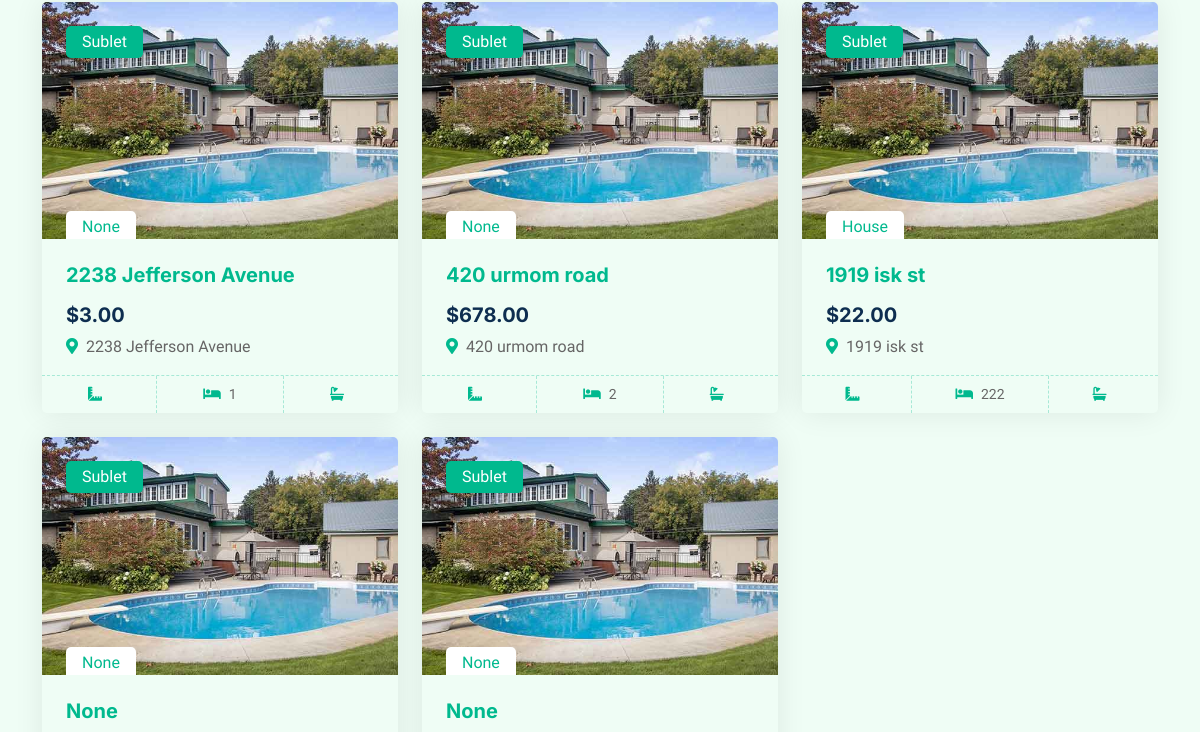
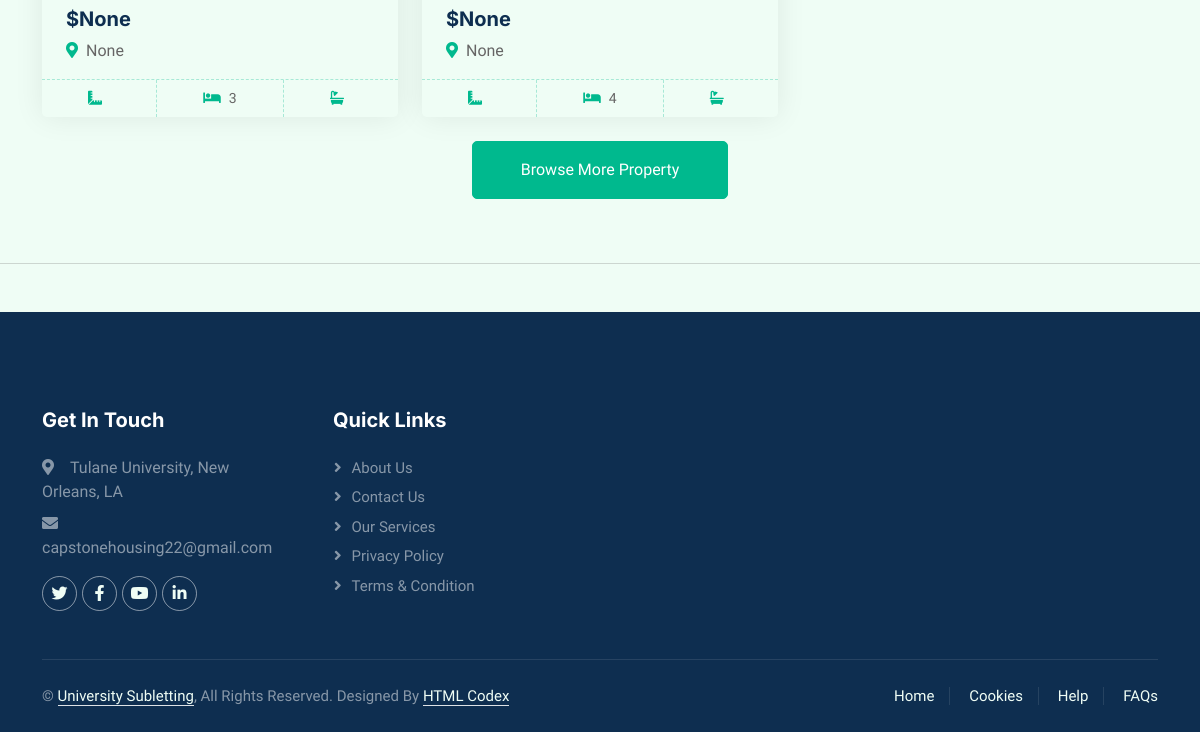
Before: /home/ (lower part) with the older database file (2 pictures, top to bottom).
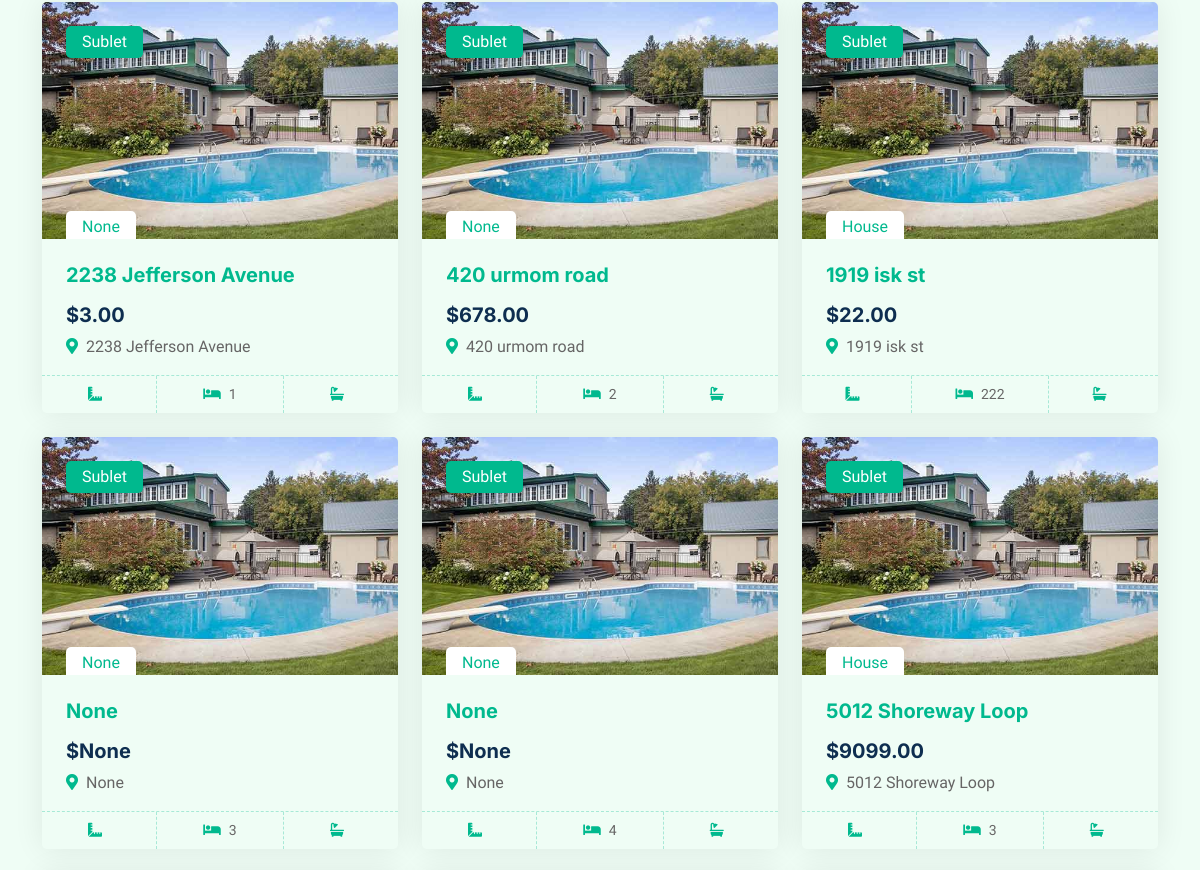
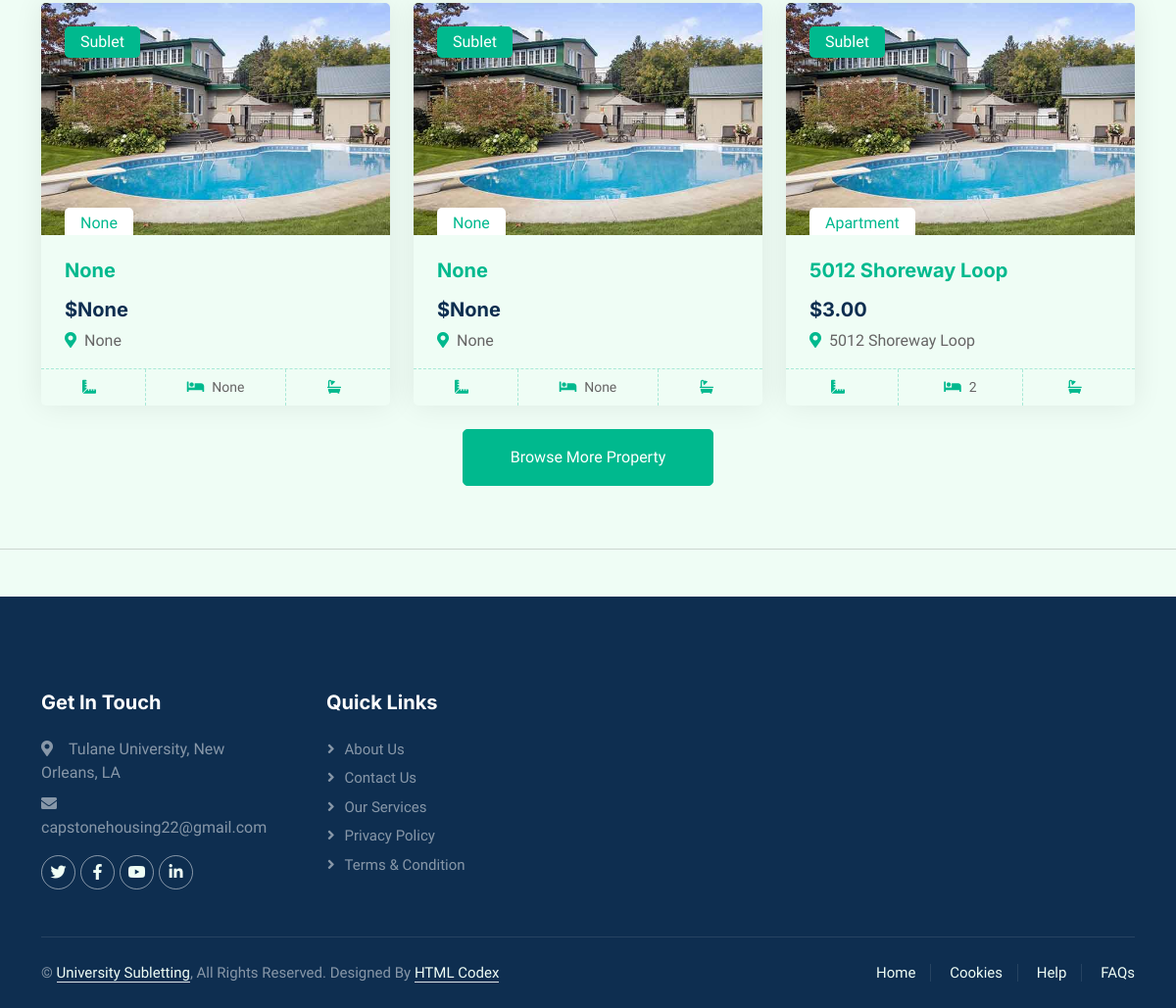
After: the same page with the newer database file (2 pictures, top to bottom).
### hello/models.py (models this page shows)
class allinformation(models.Model):
    user = models.ForeignKey(User, on_delete=models.CASCADE, null=True)
    address = models.CharField(max_length=200, blank=True, null=True)
    city = models.CharField(max_length=200, blank=True, null=True)
    zip = models.IntegerField( blank=True, null=True)
    state = models.CharField(max_length=22, blank=True, null=True)
    hometype = models.CharField(max_length=100, blank=True, null=True)
    monthlyprice = models.DecimalField(max_digits = 100, decimal_places=2, blank=True, null=True)
    securitydeposit = models.DecimalField(max_digits = 100, decimal_places=2, blank=True, null=True)
    numbertenants = models.IntegerField(blank=True, null=True)
    gender = models.CharField(max_length=20, blank=True, null=True)
    beds = models.IntegerField( blank=True, null=True)
    addrentinfo = models.CharField(max_length=300, blank=True, null=True)
    parking = models.CharField(max_length=4, blank=True, null=True)
    pets = models.CharField(max_length=4, blank=True, null=True)
    laundry = models.CharField(max_length=20, blank=True, null=True)
    addamenityinfo = models.CharField(max_length=300, blank=True, null=True)
    image = models.ImageField(upload_to=None, height_field=None, width_field=None, max_length=100,blank=True, null=True )

### hello/views.py (the view)
# urls.py: path("home/", views.home, name="home"),
def home(request):
    shome_list = allinformation.objects.all()
    return render(request, 'hello/home.html', {'shome_list': shome_list})

### hello/templates/hello/home.html (shortened to what this page needs)
{% extends "hello/layout.html" %}
{% load static %}
{% block content %}
    <head>
        <link href="https://cdnjs.cloudflare.com/ajax/libs/font-awesome/5.10.0/css/all.min.css" rel="stylesheet">
        <link href="https://cdn.jsdelivr.net/npm/bootstrap-icons@1.4.1/font/bootstrap-icons.css" rel="stylesheet">
        <link href="{% static 'lib/animate/animate.min.css' %}" rel="stylesheet">
        <link href="{% static 'lib/owlcarousel/assets/owl.carousel.min.css' %}" rel="stylesheet">
        <link href="{% static 'hello/css/bootstrap.min.css' %}" rel="stylesheet">
        <link href="{% static 'hello/css/style.css' %}" rel="stylesheet">
    </head>
    <div class="container-xxl py-5">
        <div class="container">
            <div class="tab-content">
                <div id="tab-1" class="tab-pane fade show p-0 active">
                    <div class="row g-4">
                        {% for listing in shome_list%}
                        <div class="col-lg-4 col-md-6 wow fadeInUp" data-wow-delay="0.1s">
                            <div class="property-item rounded overflow-hidden">
                                <div class="position-relative overflow-hidden">
                                            <a href="{% url 'view_listing' listing.id %}"><img class="img-fluid" src="{% static 'hello/images/property-3.jpg'%}" alt=""></a>
                                    <div class="bg-primary rounded text-white position-absolute start-0 top-0 m-4 py-1 px-3">Sublet</div>
                                    <div class="bg-white rounded-top text-primary position-absolute start-0 bottom-0 mx-4 pt-1 px-3">{{listing.hometype}}</div>
                                </div>
                                <div class="p-4 pb-0">
                                    <h5 class="text-primary mb-3">{{listing.address}}</h5>
                                    <a class="d-block h5 mb-2" href="" id="{{listing.id}}">${{listing.monthlyprice}}</a>
                                    <p><i class="fa fa-map-marker-alt text-primary me-2"></i>{{listing.address}}</p>
                                </div>
                                <div class="d-flex border-top">
                                    <small class="flex-fill text-center border-end py-2"><i class="fa fa-ruler-combined text-primary me-2"></i>{{listing.size}}</small>
                                    <small class="flex-fill text-center border-end py-2"><i class="fa fa-bed text-primary me-2"></i>{{listing.beds}}</small>
                                    <small class="flex-fill text-center py-2"><i class="fa fa-bath text-primary me-2"></i>{{listing.bath}}</small>
                                </div>
                            </div>
                        </div>
                        {% endfor %}
                        <div class="col-12 text-center">
                            <a class="btn btn-primary py-3 px-5" href="">Browse More Property</a>
                        </div>
                    </div>
                </div>
            </div>
        </div>
    </div>
{% endblock %}

### hello/templates/hello/layout.html (shortened to what this page needs)
{% load static %}
<!DOCTYPE html>
<html lang="en">
<head>
    <link href="https://cdnjs.cloudflare.com/ajax/libs/font-awesome/5.10.0/css/all.min.css" rel="stylesheet">
    <link href="https://cdn.jsdelivr.net/npm/bootstrap-icons@1.4.1/font/bootstrap-icons.css" rel="stylesheet">
    <link href="{% static 'lib/animate/animate.min.css' %}" rel="stylesheet">
    <link href="{% static 'lib/owlcarousel/assets/owl.carousel.min.css' %}" rel="stylesheet">
    <link href="{% static 'hello/css/bootstrap.min.css' %}" rel="stylesheet">
    <link href="{% static 'hello/css/style.css' %}" rel="stylesheet">
</head>
<body>
<div>
    {% block content %}
    {% endblock %}
    <hr/>
    <footer>
        <div class="container-fluid bg-dark text-white-50 footer pt-5 mt-5 wow fadeIn" data-wow-delay="0.1s">
            <div class="container py-5">
                <div class="row g-5">
                    <div class="col-lg-3 col-md-6">
                        <h5 class="text-white mb-4">Get In Touch</h5>
                        <p class="mb-2"><i class="fa fa-map-marker-alt me-3"></i>Tulane University, New Orleans, LA</p>
                        <p class="mb-2"><i class="fa fa-envelope me-3"></i>capstonehousing22@gmail.com</p>
                        <div class="d-flex pt-2">
                            <a class="btn btn-outline-light btn-social" href=""><i class="fab fa-twitter"></i></a>
                            <a class="btn btn-outline-light btn-social" href=""><i class="fab fa-facebook-f"></i></a>
                            <a class="btn btn-outline-light btn-social" href=""><i class="fab fa-youtube"></i></a>
                            <a class="btn btn-outline-light btn-social" href=""><i class="fab fa-linkedin-in"></i></a>
                        </div>
                    </div>
                    <div class="col-lg-3 col-md-6">
                        <h5 class="text-white mb-4">Quick Links</h5>
                        <a class="btn btn-link text-white-50" href="{% url 'about' %}">About Us</a>
                        <a class="btn btn-link text-white-50" href="{% url 'about' %}">Contact Us</a>
                        <a class="btn btn-link text-white-50" href="">Our Services</a>
                        <a class="btn btn-link text-white-50" href="">Privacy Policy</a>
                        <a class="btn btn-link text-white-50" href="">Terms & Condition</a>
                    </div>
                </div>
            </div>
            <div class="container">
                <div class="copyright">
                    <div class="row">
                        <div class="col-md-6 text-center text-md-start mb-3 mb-md-0">
                            &copy; <a class="border-bottom" href="#">University Subletting</a>, All Rights Reserved.
                            Designed By <a class="border-bottom" href="https://htmlcodex.com">HTML Codex</a>
                        </div>
                        <div class="col-md-6 text-center text-md-end">
                            <div class="footer-menu">
                                <a href="{% url 'home' %}">Home</a>
                                <a href="">Cookies</a>
                                <a href="">Help</a>
                                <a href="">FAQs</a>
                            </div>
                        </div>
                    </div>
                </div>
            </div>
        </div>
    </footer>
</div>
</body>
</html>

### hello/static/hello/css/style.css (style rules this page uses)
:root { --primary: #00B98E; --secondary: #FF6922; --light: #EFFDF5; --dark: #0E2E50; }
.btn { transition: .5s; }
.btn.btn-primary, .btn.btn-secondary { color: #FFFFFF; }
.property-item { box-shadow: 0 0 30px rgba(0, 0, 0, .08); }
.property-item img { transition: .5s; }
.property-item .border-top { border-top: 1px dashed rgba(0, 185, 142, .3) !important; }
.property-item .border-end { border-right: 1px dashed rgba(0, 185, 142, .3) !important; }
.footer .btn.btn-social { margin-right: 5px; width: 35px; height: 35px; display: flex; align-items: center; justify-content: center; color: var(--light); border: 1px solid rgba(255,255,255,0.5); border-radius: 35px; transition: .3s; }
.footer .btn.btn-link { display: block; margin-bottom: 5px; padding: 0; text-align: left; font-size: 15px; font-weight: normal; text-transform: capitalize; transition: .3s; }
.footer .btn.btn-link::before { position: relative; content: "\f105"; font-family: "Font Awesome 5 Free"; font-weight: 900; margin-right: 10px; }
.footer .copyright { padding: 25px 0; font-size: 15px; border-top: 1px solid rgba(256, 256, 256, .1); }
.footer .copyright a { color: var(--light); }
.footer .footer-menu a { margin-right: 15px; padding-right: 15px; border-right: 1px solid rgba(255, 255, 255, .1); }
.footer .footer-menu a:last-child { margin-right: 0; padding-right: 0; border-right: none; }

Changed rows visible on the page:
added allinformation: hometype "House", address "5012 Shoreway Loop", monthlyprice "9099.00", beds "3"
added allinformation: hometype "None", address "None", monthlyprice "None", beds "None"
added allinformation: hometype "None", address "None", monthlyprice "None", beds "None"
added allinformation: hometype "Apartment", address "5012 Shoreway Loop", monthlyprice "3.00", beds "2"
